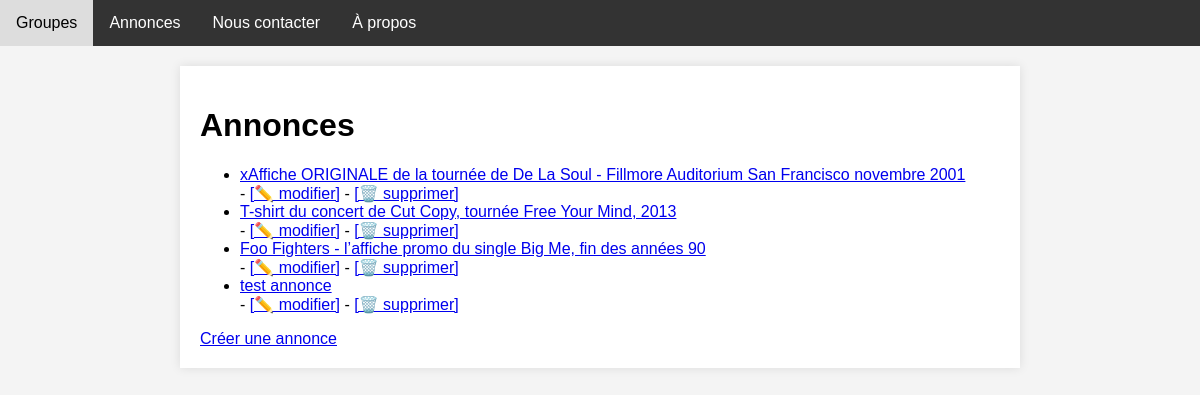
The page /listings/ on the database as committed earlier.
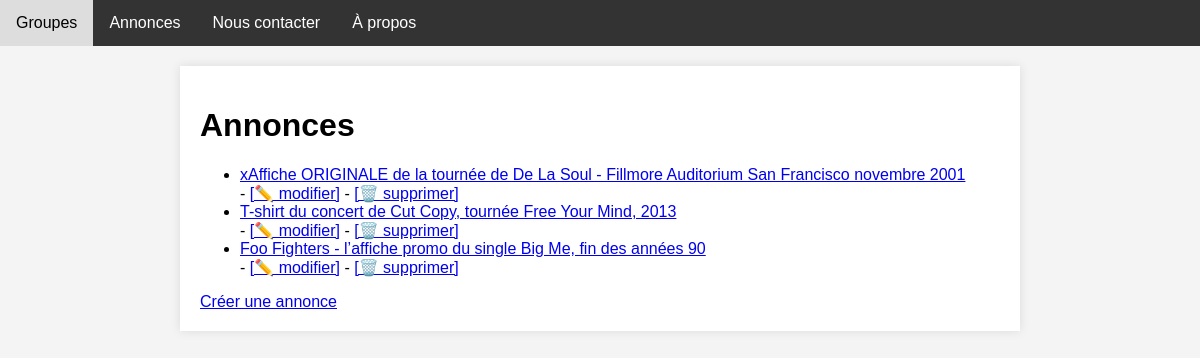
The same page on the database as committed later.
### listings/models.py (models this page shows)
class Listing(models.Model):
    class Types(models.TextChoices):
        RECORDS = 'R'
        CLOTHING = 'C'
        POSTERS = 'P'
        MISCELLANEOUS = 'M'
    title = models.fields.CharField(max_length=100)
    description = models.fields.CharField(max_length=1000)
    sold = models.fields.BooleanField(default=False)
    year = models.fields.IntegerField(
        validators=[MinValueValidator(1900), MaxValueValidator(2023)],
        null=True)
    type = models.fields.CharField(choices=Types.choices, max_length=5)
    band = models.ForeignKey(Band, null=True, on_delete=models.SET_NULL)

### listings/views.py (the view)
# urls.py: path('listings/', views.listings, name='listing-list'),
def listings(request):
    listings = Listing.objects.all()
    return render(request, 'listings/listing_list.html', {'listings': listings})

### listings/templates/listings/listing_list.html
{% extends 'listings/base.html' %}
{% block content %}
<h1>Annonces</h1>
<ul>
    {% for listing in listings %}
    <li><a href="{% url 'listing-detail' listing.id %}">{{ listing.title }}</a></li>
    - <a href="{% url 'listing-update' listing.id %}">[✏️ modifier]</a>
    - <a href="{% url 'listing-delete' listing.id %}">[🗑️ supprimer]</a>
    {% endfor %}
</ul>
<a href="{% url 'listing-create' %}">Créer une annonce</a>
{% endblock %}

Rows that differ between the two databases and show on the page:
removed Listing: title "test annonce"
